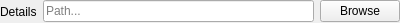
<?xml version="1.0" encoding="UTF-8"?>
<ui version="4.0">
 <class>file_selector</class>
 <widget class="QWidget" name="file_selector">
  <property name="geometry">
   <rect>
    <x>0</x>
    <y>0</y>
    <width>400</width>
    <height>23</height>
   </rect>
  </property>
  <property name="windowTitle">
   <string>Form</string>
  </property>
  <layout class="QHBoxLayout" name="horizontalLayout">
   <property name="leftMargin">
    <number>0</number>
   </property>
   <property name="topMargin">
    <number>0</number>
   </property>
   <property name="rightMargin">
    <number>0</number>
   </property>
   <property name="bottomMargin">
    <number>0</number>
   </property>
   <item>
    <widget class="QLabel" name="uiDetails">
     <property name="text">
      <string>Details</string>
     </property>
    </widget>
   </item>
   <item>
    <widget class="QLineEdit" name="uiPath">
     <property name="text">
      <string/>
     </property>
     <property name="readOnly">
      <bool>true</bool>
     </property>
     <property name="placeholderText">
      <string>Path...</string>
     </property>
    </widget>
   </item>
   <item>
    <widget class="QPushButton" name="uiBrowseBtn">
     <property name="text">
      <string>Browse</string>
     </property>
    </widget>
   </item>
  </layout>
 </widget>
 <resources/>
 <connections/>
</ui>
